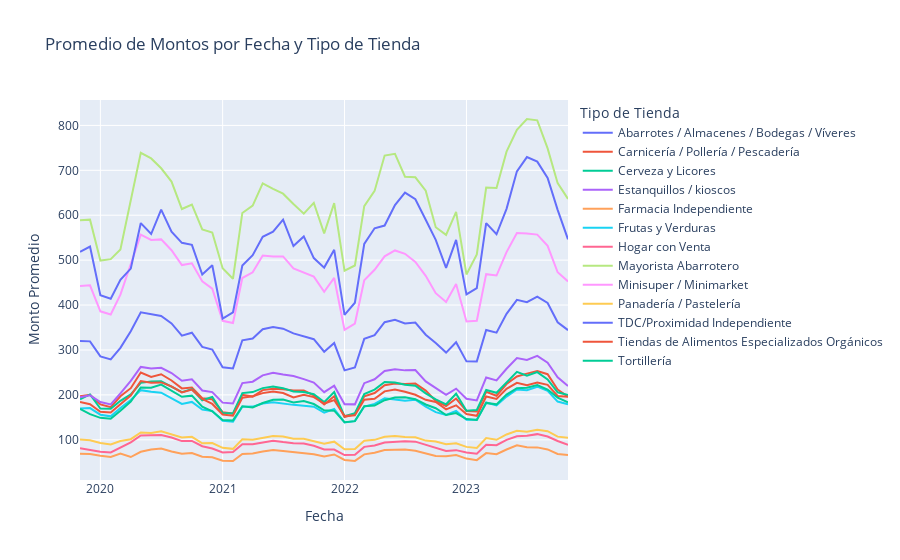

Write notebook code for a chart like this one.
### Code cell
# Crear la gráfica de línea con el promedio de amount por fecha y tipo de tienda
px.line(df_avg2, x='date', y='amount', color='type', title='Promedio de Montos por Fecha y Tipo de Tienda', labels={'date': 'Fecha', 'amount': 'Monto Promedio', 'type': 'Tipo de Tienda'})
